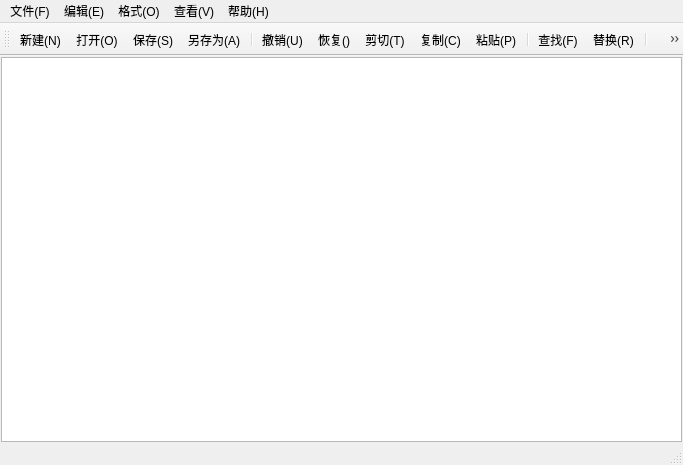
<?xml version="1.0" encoding="UTF-8"?>
<ui version="4.0">
 <class>MainWindow</class>
 <widget class="QMainWindow" name="MainWindow">
  <property name="geometry">
   <rect>
    <x>0</x>
    <y>0</y>
    <width>683</width>
    <height>465</height>
   </rect>
  </property>
  <property name="windowTitle">
   <string>MainWindow</string>
  </property>
  <widget class="QWidget" name="centralwidget">
   <layout class="QVBoxLayout" name="verticalLayout">
    <property name="spacing">
     <number>0</number>
    </property>
    <property name="leftMargin">
     <number>1</number>
    </property>
    <property name="topMargin">
     <number>1</number>
    </property>
    <property name="rightMargin">
     <number>1</number>
    </property>
    <property name="bottomMargin">
     <number>1</number>
    </property>
    <item>
     <widget class="QPlainTextEdit" name="textEdit"/>
    </item>
   </layout>
  </widget>
  <widget class="QMenuBar" name="menubar">
   <property name="geometry">
    <rect>
     <x>0</x>
     <y>0</y>
     <width>683</width>
     <height>25</height>
    </rect>
   </property>
   <widget class="QMenu" name="menu">
    <property name="title">
     <string>文件(F)</string>
    </property>
    <addaction name="actionNew"/>
    <addaction name="actionOpen"/>
    <addaction name="actionSave"/>
    <addaction name="actionSaveas"/>
    <addaction name="separator"/>
    <addaction name="actionExit"/>
   </widget>
   <widget class="QMenu" name="menu_E">
    <property name="title">
     <string>编辑(E)</string>
    </property>
    <addaction name="actionUndo"/>
    <addaction name="actionRedo"/>
    <addaction name="actionCut"/>
    <addaction name="actionCopy"/>
    <addaction name="actionPaste"/>
   </widget>
   <widget class="QMenu" name="menu_V">
    <property name="title">
     <string>查看(V)</string>
    </property>
    <addaction name="actionShowToolbar"/>
    <addaction name="actionShowStatusBar"/>
   </widget>
   <widget class="QMenu" name="menu_H">
    <property name="title">
     <string>帮助(H)</string>
    </property>
    <addaction name="actionAbout"/>
   </widget>
   <widget class="QMenu" name="menu_O">
    <property name="title">
     <string>格式(O)</string>
    </property>
    <addaction name="actionLineWrap"/>
    <addaction name="actionLinenumber"/>
    <addaction name="actionFont"/>
    <addaction name="actionFontColor"/>
    <addaction name="separator"/>
    <addaction name="actionFontBackgroundColor"/>
    <addaction name="actionBackgroundColor"/>
   </widget>
   <addaction name="menu"/>
   <addaction name="menu_E"/>
   <addaction name="menu_O"/>
   <addaction name="menu_V"/>
   <addaction name="menu_H"/>
  </widget>
  <widget class="QStatusBar" name="statusbar"/>
  <widget class="QToolBar" name="toolBar">
   <property name="windowTitle">
    <string>toolBar</string>
   </property>
   <attribute name="toolBarArea">
    <enum>TopToolBarArea</enum>
   </attribute>
   <attribute name="toolBarBreak">
    <bool>false</bool>
   </attribute>
   <addaction name="actionNew"/>
   <addaction name="actionOpen"/>
   <addaction name="actionSave"/>
   <addaction name="actionSaveas"/>
   <addaction name="separator"/>
   <addaction name="actionUndo"/>
   <addaction name="actionRedo"/>
   <addaction name="actionCut"/>
   <addaction name="actionCopy"/>
   <addaction name="actionPaste"/>
   <addaction name="separator"/>
   <addaction name="actionFind"/>
   <addaction name="actionReplace"/>
   <addaction name="separator"/>
   <addaction name="actionFont"/>
   <addaction name="actionLinenumber"/>
   <addaction name="actionLineWrap"/>
   <addaction name="separator"/>
   <addaction name="actionShowToolbar"/>
   <addaction name="actionShowStatusBar"/>
  </widget>
  <action name="actionNew">
   <property name="icon">
    <iconset resource="notepad.qrc">
     <normaloff>:/img/new.png</normaloff>:/img/new.png</iconset>
   </property>
   <property name="text">
    <string>新建(&amp;N)</string>
   </property>
   <property name="toolTip">
    <string>新建</string>
   </property>
   <property name="shortcut">
    <string>Ctrl+N</string>
   </property>
  </action>
  <action name="actionOpen">
   <property name="icon">
    <iconset resource="notepad.qrc">
     <normaloff>:/img/open.png</normaloff>:/img/open.png</iconset>
   </property>
   <property name="text">
    <string>打开(&amp;O)</string>
   </property>
   <property name="toolTip">
    <string>打开</string>
   </property>
   <property name="shortcut">
    <string>Ctrl+O</string>
   </property>
  </action>
  <action name="actionSave">
   <property name="icon">
    <iconset resource="notepad.qrc">
     <normaloff>:/img/save.png</normaloff>:/img/save.png</iconset>
   </property>
   <property name="text">
    <string>保存(&amp;S)</string>
   </property>
   <property name="toolTip">
    <string>保存</string>
   </property>
   <property name="shortcut">
    <string>Ctrl+S</string>
   </property>
  </action>
  <action name="actionSaveas">
   <property name="icon">
    <iconset resource="notepad.qrc">
     <normaloff>:/img/saveas.png</normaloff>:/img/saveas.png</iconset>
   </property>
   <property name="text">
    <string>另存为(&amp;A)</string>
   </property>
   <property name="toolTip">
    <string>另存为</string>
   </property>
  </action>
  <action name="actionExit">
   <property name="text">
    <string>退出(&amp;X)</string>
   </property>
   <property name="toolTip">
    <string>退出</string>
   </property>
  </action>
  <action name="actionUndo">
   <property name="icon">
    <iconset resource="notepad.qrc">
     <normaloff>:/img/undo.png</normaloff>:/img/undo.png</iconset>
   </property>
   <property name="text">
    <string>撤销(&amp;U)</string>
   </property>
   <property name="toolTip">
    <string>撤销</string>
   </property>
   <property name="shortcut">
    <string>Ctrl+Z</string>
   </property>
  </action>
  <action name="actionCut">
   <property name="icon">
    <iconset resource="notepad.qrc">
     <normaloff>:/img/cut.png</normaloff>:/img/cut.png</iconset>
   </property>
   <property name="text">
    <string>剪切(&amp;T)</string>
   </property>
   <property name="toolTip">
    <string>剪切</string>
   </property>
   <property name="shortcut">
    <string>Ctrl+X</string>
   </property>
  </action>
  <action name="actionCopy">
   <property name="icon">
    <iconset resource="notepad.qrc">
     <normaloff>:/img/copy.png</normaloff>:/img/copy.png</iconset>
   </property>
   <property name="text">
    <string>复制(&amp;C)</string>
   </property>
   <property name="toolTip">
    <string>复制</string>
   </property>
   <property name="shortcut">
    <string>Ctrl+C</string>
   </property>
  </action>
  <action name="actionPaste">
   <property name="icon">
    <iconset resource="notepad.qrc">
     <normaloff>:/img/paste.png</normaloff>:/img/paste.png</iconset>
   </property>
   <property name="text">
    <string>粘贴(&amp;P)</string>
   </property>
   <property name="toolTip">
    <string>粘贴</string>
   </property>
   <property name="shortcut">
    <string>Ctrl+V</string>
   </property>
  </action>
  <action name="actionFind">
   <property name="icon">
    <iconset resource="notepad.qrc">
     <normaloff>:/img/find.png</normaloff>:/img/find.png</iconset>
   </property>
   <property name="text">
    <string>查找(&amp;F)</string>
   </property>
   <property name="toolTip">
    <string>查找</string>
   </property>
   <property name="shortcut">
    <string>Ctrl+F</string>
   </property>
  </action>
  <action name="actionReplace">
   <property name="icon">
    <iconset resource="notepad.qrc">
     <normaloff>:/img/replace.png</normaloff>:/img/replace.png</iconset>
   </property>
   <property name="text">
    <string>替换(&amp;R)</string>
   </property>
   <property name="toolTip">
    <string>替换</string>
   </property>
   <property name="shortcut">
    <string>Ctrl+H</string>
   </property>
  </action>
  <action name="actionFont">
   <property name="icon">
    <iconset resource="notepad.qrc">
     <normaloff>:/img/font.png</normaloff>:/img/font.png</iconset>
   </property>
   <property name="text">
    <string>字体(&amp;F)</string>
   </property>
   <property name="toolTip">
    <string>字体</string>
   </property>
  </action>
  <action name="actionLineWrap">
   <property name="checkable">
    <bool>true</bool>
   </property>
   <property name="icon">
    <iconset resource="notepad.qrc">
     <normaloff>:/img/wrap.png</normaloff>:/img/wrap.png</iconset>
   </property>
   <property name="text">
    <string>自动换行(&amp;W)</string>
   </property>
   <property name="toolTip">
    <string>自动换行</string>
   </property>
  </action>
  <action name="actionShowToolbar">
   <property name="checkable">
    <bool>true</bool>
   </property>
   <property name="icon">
    <iconset resource="notepad.qrc">
     <normaloff>:/img/tool.png</normaloff>:/img/tool.png</iconset>
   </property>
   <property name="text">
    <string>工具栏(&amp;T)</string>
   </property>
   <property name="toolTip">
    <string>工具栏</string>
   </property>
  </action>
  <action name="actionShowStatusBar">
   <property name="checkable">
    <bool>true</bool>
   </property>
   <property name="icon">
    <iconset resource="notepad.qrc">
     <normaloff>:/img/status.png</normaloff>:/img/status.png</iconset>
   </property>
   <property name="text">
    <string>状态栏(&amp;S)</string>
   </property>
   <property name="toolTip">
    <string>状态栏</string>
   </property>
  </action>
  <action name="actionRedo">
   <property name="icon">
    <iconset resource="notepad.qrc">
     <normaloff>:/img/redo.png</normaloff>:/img/redo.png</iconset>
   </property>
   <property name="text">
    <string>恢复(&amp;)</string>
   </property>
   <property name="toolTip">
    <string>恢复</string>
   </property>
   <property name="shortcut">
    <string>Ctrl+Shift+Z</string>
   </property>
  </action>
  <action name="actionSelectAll">
   <property name="text">
    <string>全选(&amp;A)</string>
   </property>
   <property name="toolTip">
    <string>全选</string>
   </property>
   <property name="shortcut">
    <string>Ctrl+V</string>
   </property>
  </action>
  <action name="actionAbout">
   <property name="text">
    <string>关于(&amp;A)</string>
   </property>
   <property name="toolTip">
    <string>关于</string>
   </property>
  </action>
  <action name="actionLinenumber">
   <property name="icon">
    <iconset resource="notepad.qrc">
     <normaloff>:/img/linenumber.svg</normaloff>:/img/linenumber.svg</iconset>
   </property>
   <property name="text">
    <string>显示行号(&amp;L)</string>
   </property>
   <property name="toolTip">
    <string>显示行号</string>
   </property>
   <property name="shortcut">
    <string>Ctrl+L</string>
   </property>
  </action>
  <action name="actionFontColor">
   <property name="text">
    <string>字体颜色</string>
   </property>
   <property name="toolTip">
    <string>字体颜色</string>
   </property>
  </action>
  <action name="actionBackgroundColor">
   <property name="text">
    <string>编辑器背景色</string>
   </property>
   <property name="toolTip">
    <string>编辑器背景色</string>
   </property>
  </action>
  <action name="actionFontBackgroundColor">
   <property name="text">
    <string>字体背景色</string>
   </property>
   <property name="toolTip">
    <string>字体背景色</string>
   </property>
  </action>
 </widget>
 <resources>
  <include location="notepad.qrc"/>
 </resources>
 <connections/>
</ui>
